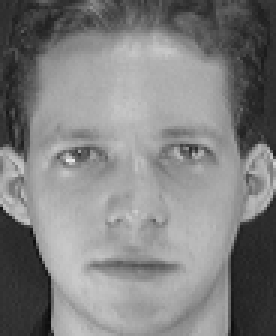
%> input picture 1.pgm, 92 x 112 px (shown 3 times larger)
$ octave --eval "result = im2features('1.pgm');"   (GNU Octave 9; MATLAB toolbox functions it lacks are replaced by stand-ins)
%> lines starting %> are read from the running program, lines starting %| are printed output that depends on the picture; in (x1, y1, x2, y2) boxes, pixels count from 0 and x2, y2 are one past the last pixel; in counts of white or black regions, pixels touching at a corner belong together; the program's own positions count from 1
### helpMatrix.m
function help=helpMatrix(im)

[X,Y]=size(im);
help=zeros(X+1,Y+1);
help(2,2)=im(1,1);

for x=2:X+1
    for y=2:Y+1
        help(x,y)=help(x,y-1)+help(x-1,y)-help(x-1,y-1)+im(x-1,y-1);
    end
end

end

### run_feature.m
function  [ v,h, best_mask_sum ] = run_feature( help, feature )

[mask, height, width, x_start, y_start, x_end, y_end] = feature_case(help,feature);

best_mask_sum = -inf;

for h=height
    for w=width

        [mask_sum, top, left] = pattern_feature(x_start, y_start, x_end,y_end, help, mask, h, w);

        if(mask_sum > best_mask_sum)

            best_mask_sum = mask_sum;
            best_height = h;
            best_width = w;
            best_top = top;
            best_left = left;
        end

    end
end

v = best_top:best_top+best_height-1;
h = best_left:best_left+best_width-1;


end

### im2features.m
function result = im2features( file_name )
%> called with file_name = '1.pgm'
im = imread(file_name);
%> im is the input picture: size 112x92 uint8; min 11, max 234, mean 128.3

im = im2double(im);
%> im: size 112x92 double
rows = size(im,1);
%> rows = 112


%resize to 100 rows
im = imresize(im, 100/rows);
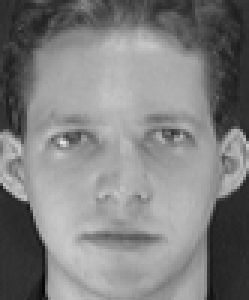
%> im: size 100x83 double (shown 3 times larger); min 0.0265, max 0.892, mean 0.503

[X, Y] = size(im);
%> X = 100; Y = 83

if(Y > 86)
    i = int32(Y/2 - 43);
    im = im(:, i:i+86);
end
%integral image
help = helpMatrix(im);
%> in helpMatrix, `help(2,2)=im(1,1);`:
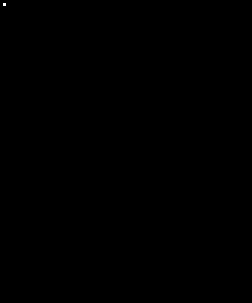
%> help: size 101x84 double (shown 3 times larger); values 0 (black) and 0.188 (white), 0.01% white in thin lines or dots, all inside (x1, y1, x2, y2) = (1, 1, 2, 2)
%> after the loop in helpMatrix, `for x=2:X+1`:
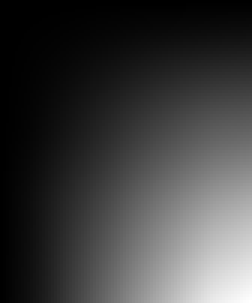
%> help: size 101x84 double (shown 3 times larger); min 0, max 4177.3, mean 1021.9; drawn with min black and max white


features = {'eyes_nose','forehead' 'lips', 'fit1' ,'fit2','fit3','fit4' };
result = zeros(1, size(features,2));


for i=1:size(features,2)
    feature=features{i};

    [v, h, best_mask_sum] = run_feature(help, feature);

    %figure;
    %imshow(im(v,h));

    result(i) = best_mask_sum;
end
%> the run ends on the next line


end

$ run again, on 2.jpg
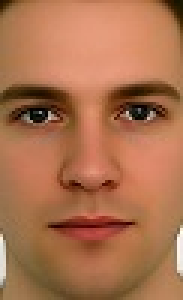
%> input picture 2.jpg, 61 x 100 px (shown 3 times larger)
%> in im2features, im is the input picture: size 100x61x3 uint8; mean R, G, B 171.9, 113.1, 78.4
%> in im2features, `im = im(:, i:i+86);`:
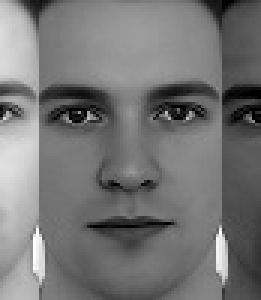
%> im: size 100x87 double (shown 3 times larger); min 0, max 1, mean 0.458
%> after the loop in helpMatrix, `for x=2:X+1`:
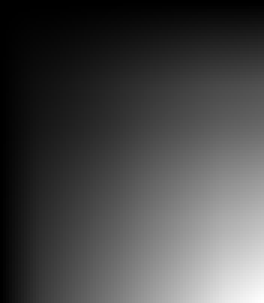
%> help: size 101x88 double (shown 3 times larger); min 0, max 3986.2, mean 1114.1; drawn with min black and max white

$ run again, on 3.jpg
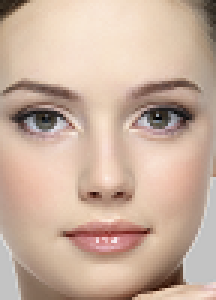
%> input picture 3.jpg, 72 x 100 px (shown 3 times larger)
%> in im2features, im is the input picture: size 100x72x3 uint8; mean R, G, B 201.7, 175.1, 157.7
%> in im2features, `im = im(:, i:i+86);`:
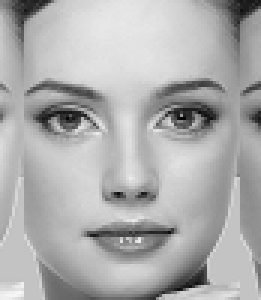
%> im: size 100x87 double (shown 3 times larger); min 0, max 0.965, mean 0.68

$ run again, on 4.jpg
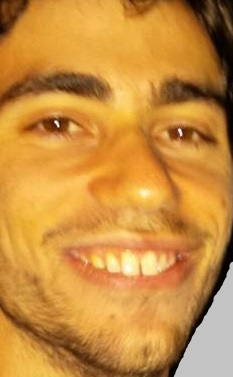
%> input picture 4.jpg, 233 x 377 px
%> in im2features, im is the input picture: size 377x233x3 uint8; mean R, G, B 201.6, 141.9, 63.9
%> in im2features, `im = im(:, i:i+86);`:
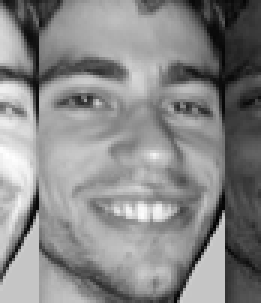
%> im: size 101x87 double (shown 3 times larger); min -0.0259, max 0.994, mean 0.519; drawn with min black and max white
%> after the loop in helpMatrix, `for x=2:X+1`:
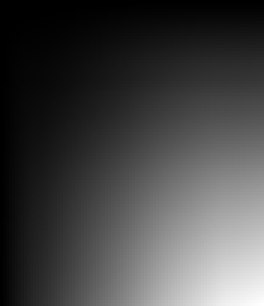
%> help: size 102x88 double (shown 3 times larger); min 0, max 4562.9, mean 1224.4; drawn with min black and max white
